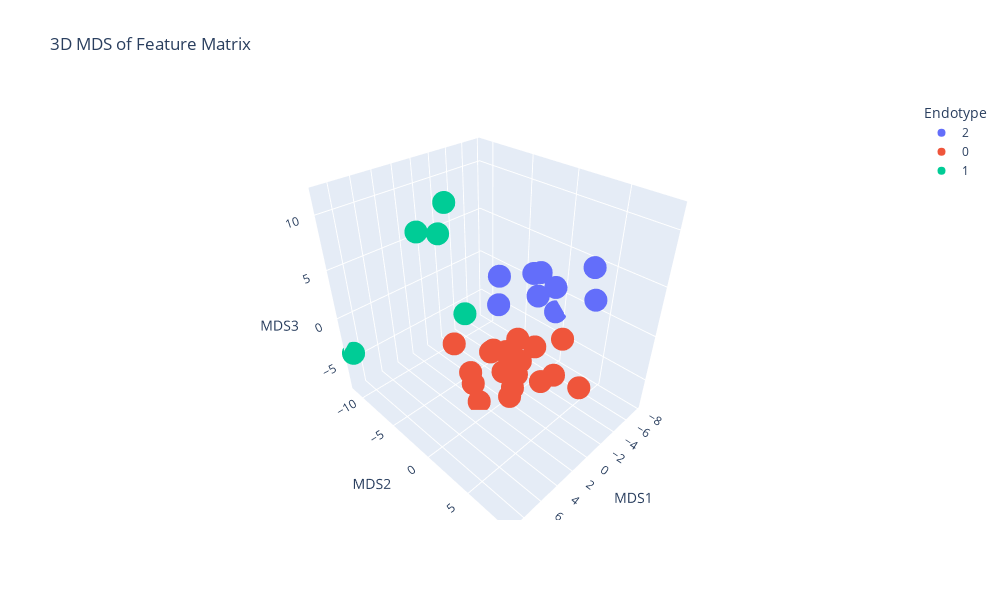

Source (notebook cell):
### Markdown cell above
#### MDS of feature matrix

### Code cell
import numpy as np
import pandas as pd
from sklearn.manifold import MDS
import plotly.express as px
import plotly.graph_objects as go

feat_mat = endo.feature_matrix

# Get endotype labels for coloring
# Extract the mapping dictionary and get labels in the same order as the feature matrix
endotype_mapping = endo.endotypes[0]
endotype_labels = pd.Series([endotype_mapping[gene] for gene in feat_mat.index])

# Convert feature matrix to numpy array if needed
X = np.array(feat_mat)

# MDS parameters
n_components = 3 
random_state = 42

# Plot dimensions (in pixels)
plot_width = 1000
plot_height = 600

# Perform MDS
mds = MDS(n_components=n_components, random_state=random_state)
mds_result = mds.fit_transform(X)

# Create DataFrame for plotting
if n_components == 2:
    mds_df = pd.DataFrame(
        data=mds_result,
        columns=['MDS1', 'MDS2']
    )
    mds_df['Endotype'] = endotype_labels.astype(str)
    mds_df['Gene'] = feat_mat.index
    
    # Plot 2D MDS
    fig_mds = px.scatter(
        mds_df,
        x='MDS1',
        y='MDS2',
        color='Endotype',
        hover_data=['Gene'],
        title='2D MDS of Feature Matrix',
        width=plot_width,
        height=plot_height
    )
elif n_components == 3:
    mds_df = pd.DataFrame(
        data=mds_result,
        columns=['MDS1', 'MDS2', 'MDS3']
    )
    mds_df['Endotype'] = endotype_labels.astype(str)
    mds_df['Gene'] = feat_mat.index
    
    # Plot 3D MDS
    fig_mds = px.scatter_3d(
        mds_df,
        x='MDS1',
        y='MDS2',
        z='MDS3',
        color='Endotype',
        hover_data=['Gene'],
        title='3D MDS of Feature Matrix',
        width=plot_width,
        height=plot_height
    )

fig_mds.show()

### Figure 1 — Plotly figure (JSON) as saved in the notebook; plotly's stock layout.template omitted (floating-point values rounded to 4 significant figures)
{"data": [{"customdata": [["NOD2"], ["NLRC4"], ["NLRP1"], ["PPP1R12C"], ["LRRK1"], ["ANKHD1"], ["CASP1"], ["RBCK1"], ["RIPK2"]], "hovertemplate": "Endotype=2<br>MDS1=%{x}<br>MDS2=%{y}<br>MDS3=%{z}<br>Gene=%{customdata[0]}<extra></extra>", "legendgroup": "2", "marker": {"color": "#636efa", "symbol": "circle"}, "mode": "markers", "name": "2", "scene": "scene", "showlegend": true, "type": "scatter3d", "x": [-7.721, -7.381, -6.665, -1.103, 0.5337, -2.84, -6.286, -3.895, -7.134], "y": [-0.7552, -0.71, -2.236, -2.184, -0.5273, 1.012, -2.611, 5.433, 3.94], "z": [-2.318, 0.7175, -0.646, 1.069, 5.464, 5.032, 1.927, 6.904, 1.604]}, {"customdata": [["CARD9"], ["GALNT2"], ["LGALS8"], ["UNKL"], ["DNM1L"], ["GAK"], ["CCDC88B"], ["PBX2"], ["TSNAX"], ["TRIM14"], ["CASP4"], ["VPS28"], ["TRIM41"], ["EIF4E2"], ["STX11"], ["VIM"], ["MYO15B"], ["ACTR3"], ["USP15"]], "hovertemplate": "Endotype=0<br>MDS1=%{x}<br>MDS2=%{y}<br>MDS3=%{z}<br>Gene=%{customdata[0]}<extra></extra>", "legendgroup": "0", "marker": {"color": "#EF553B", "symbol": "circle"}, "mode": "markers", "name": "0", "scene": "scene", "showlegend": true, "type": "scatter3d", "x": [1.745, 0.3491, 1.001, 0.8376, -0.9332, 2.366, 1.04, 3.64, 6.804, -1.242, -2.545, 3.908, -0.5801, 1.764, 2.675, -1.138, 1.644, 4.73, 2.904], "y": [8.93, -1.409, 0.785, 2.323, 0.3765, -1.268, 1.17, -0.9068, 2.906, 4.948, 1.064, 4.28, 4.861, 2.765, 2.875, 3.1, 1.089, -1.603, 0.8302], "z": [0.4203, -2.86, -1.351, -1.606, -5.531, -7.902, -1.615, -3.167, 0.1918, 1.086, -2.73, -1.279, -2.476, 1.556, -4.082, -4.751, -3.069, 0.2667, -0.2447]}, {"customdata": [["LRRK2"], ["ERBIN"], ["PPP1R18"], ["MAP2K6"], ["MAP2K3"]], "hovertemplate": "Endotype=1<br>MDS1=%{x}<br>MDS2=%{y}<br>MDS3=%{z}<br>Gene=%{customdata[0]}<extra></extra>", "legendgroup": "1", "marker": {"color": "#00cc96", "symbol": "circle"}, "mode": "markers", "name": "1", "scene": "scene", "showlegend": true, "type": "scatter3d", "x": [7.674, 9.023, -1.162, -1.162, -0.852], "y": [-1.33, -11.24, -6.859, -10.31, -8.743], "z": [11.62, -3.928, -2.322, 5.155, 8.859]}], "layout": {"height": 600, "legend": {"title": {"text": "Endotype"}, "tracegroupgap": 0}, "scene": {"domain": {"x": [0, 1], "y": [0, 1]}, "xaxis": {"title": {"text": "MDS1"}}, "yaxis": {"title": {"text": "MDS2"}}, "zaxis": {"title": {"text": "MDS3"}}}, "title": {"text": "3D MDS of Feature Matrix"}, "width": 1000}}
